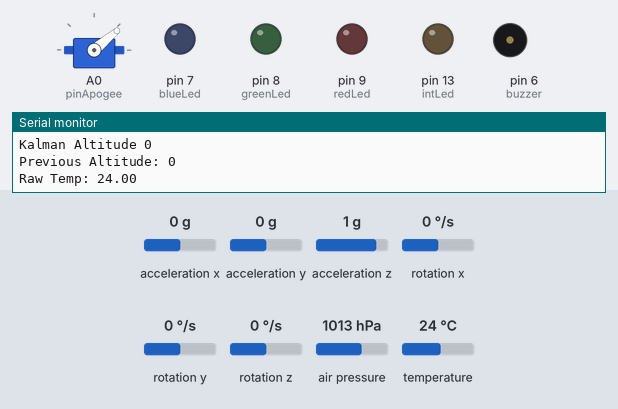
A sketch run on a simulated Arduino Uno, built with avr-gcc and run on an emulated ATmega328P. On the bench: servo, output pins drawn as LEDs (lit = HIGH), buzzer (waves = sounding), the last lines printed to the serial monitor. Dashed ring = blinking. The test bench sets the inputs (shaded band); at power-on: air pressure 1013 hPa, acceleration x 0 g, acceleration y 0 g, acceleration z 1 g, rotation x 0 °/s, rotation y 0 °/s, rotation z 0 °/s, temperature 24 °C. Storage starts empty; EEPROM starts erased.

Above: at 13.5 s.
13.6 s: air pressure set to 952 hPa
At 15.6 s:
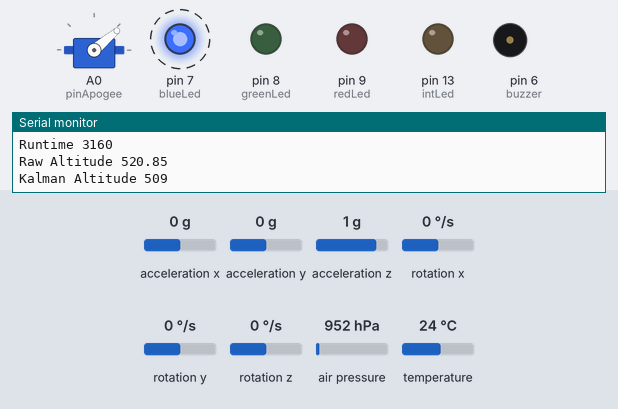
16.6 s: air pressure set to 954 hPa
At 17.8 s:
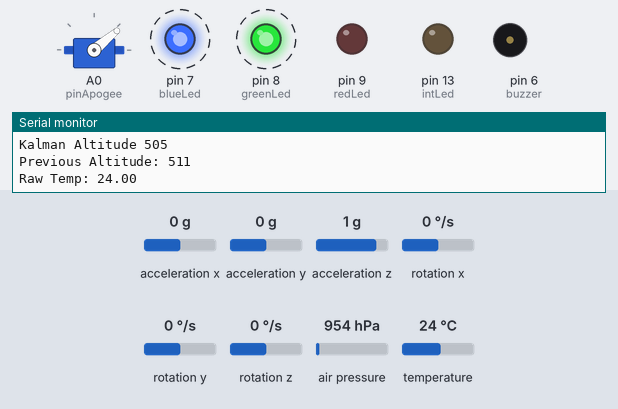
19.6 s: air pressure set to 1000 hPa
22.6 s: air pressure set to 1002 hPa
At 28.0 s:
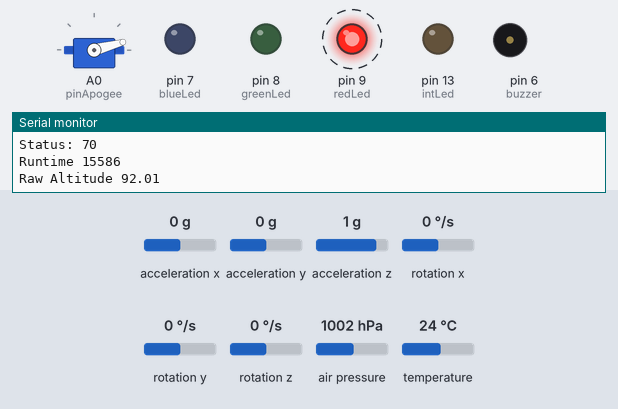
Timing chart, 0 to 36.7 s (numbered marks = the images above; inputs shaded):
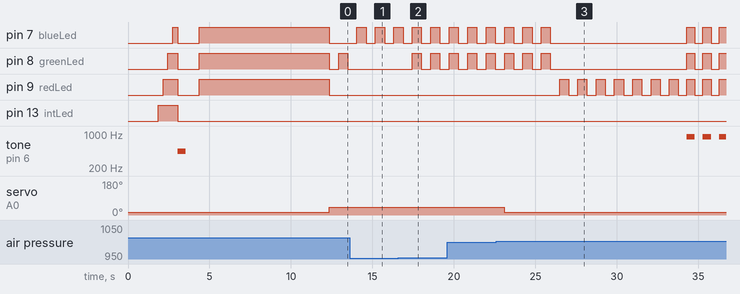

The sketch:

rocket.ino
```cpp
/*

  Arduino Rocket Computer

  Authors:
  -------------------
    Laureano Arcanio
    Jeremias Giorgi
    Martiniano Arcanio

  Contact Info
  -------------------
    laureano.arcanio@gmail.com

    Based on work from
    Boris du Reau / https://github.com/bdureau

*/
#include <EEPROM.h>
#include <Wire.h>
#include <SPI.h>
#include <SD.h>
#include <Adafruit_BMP085.h>
#include <MPU6050.h>
#include <Servo.h>

#define SERIAL_DEBUG true

Servo servo;
MPU6050 mpu;
Adafruit_BMP085 bmp;
int ax, ay, az, gx, gy, gz;

File root;

boolean useMPUData = true;
boolean allOn = true;
String filename;
float P0;
float initialAltitude = 0;
int previousLoopAltitude = 0;
int currentLoopAltitude = 0;
float rawAltitude = 0;
float rawTemp = 0;
boolean hasHeaders = false;


unsigned long millisAtLiftoff = 0;
unsigned long millisFromLastBlink = 0;
unsigned long millisAtCurrentLoop = 0;
unsigned long millisAtLoopStart = 0;
bool apogeeHasFired = false;

// Time interval to check for landed condition
const unsigned short LANDED_THRESHOLD = 3;
unsigned short millisFromLastLandedCheck = 0;

unsigned short landedCheckCounts = LANDED_THRESHOLD;


// Eeprom variables
unsigned short eepromAvalableBytes = 1024;

// Status
const unsigned short STATUS_READY = 20;
const unsigned short STATUS_LIFTOFF = 40;
const unsigned short STATUS_APOGEE = 60;
const unsigned short STATUS_EMERGENCY_DEPLOY = 70;
const unsigned short STATUS_LANDED = 80;
unsigned short status = STATUS_READY;
// 1x Errors
// 10 = SD Error
// 11 = BMP Error
// 12 = MPU

// 20 = Ready
// 40 = Lisftoff
// 60 = Apogee
// 80 = Landed

// Landed threshold
const unsigned short LIFTOFF_THRESHOLD = 5;
// Security deploy time
// D motor of around 15Ns
//const unsigned int SECURITY_DEPLOYMENT_TIME = 4500; // Total flight for the current motor aprox 6.5 seconds

// E motor of around 35Ns
const unsigned int SECURITY_DEPLOYMENT_TIME = 12000;

// consecutive measures < apogee to run before apogee confirmation
const unsigned short APOGEE_THRESHOLD = 2;
unsigned int consecutiveAltitudeDrop = APOGEE_THRESHOLD;

// Pin Out
const unsigned int redLed = 9;
const unsigned int greenLed = 8;
const unsigned int blueLed = 7;
const unsigned int intLed = 13;
const int unsigned pinApogee = A0;
const int unsigned buzzer = 6;

void statusMonitor()
{
  if (allOn == true)
  {
    allOn = false;
    if (status == STATUS_READY)
    {
      digitalWrite(greenLed, HIGH);
    }
    if (status == STATUS_LIFTOFF)
    {
      digitalWrite(blueLed, HIGH);
    }
    if (status == STATUS_APOGEE)
    {
      digitalWrite(blueLed, HIGH);
      digitalWrite(greenLed, HIGH);
    }
    if (status == STATUS_LANDED)
    {
      digitalWrite(redLed, HIGH);
      digitalWrite(blueLed, HIGH);
      digitalWrite(greenLed, HIGH);
      tone(buzzer, 880);
    }
    if (status == STATUS_EMERGENCY_DEPLOY)
    {
      digitalWrite(redLed, HIGH);
    }

    if (status < 20)
    {
      if (status == 10)
      {
        digitalWrite(redLed, HIGH);
        digitalWrite(greenLed, HIGH);
      }
      if (status == 11)
      {
        digitalWrite(redLed, HIGH);
        digitalWrite(blueLed, HIGH);
      }
      // if (status == 12 ) {
      //   digitalWrite(LED_BUILTIN, HIGH);
      // }
      tone(buzzer, 880);
    }
  }
  else
  {
    allOn = true;
    digitalWrite(greenLed, LOW);
    digitalWrite(blueLed, LOW);
    digitalWrite(redLed, LOW);
    digitalWrite(intLed, LOW);
    noTone(buzzer);
  }
}

String getFileName(File dir, int numTabs)
{
  unsigned int fileCount = 1;
  while (true)
  {
    File entry = dir.openNextFile();
    if (!entry)
    {
      break;
    }
    fileCount++;
    entry.close();
  }
  return "LOGS_" + String(fileCount) + ".txt";
}

void sdDataLogger()
{
  if (useMPUData == true)
  {
    mpu.getAcceleration(&ax, &ay, &az);
    mpu.getRotation(&gx, &gy, &gz);
  }

  File dataFile = SD.open(filename, FILE_WRITE);
  if (dataFile)
  {
    if (hasHeaders == false)
    {
      // CSV format:
      // Millis from init, Status, Initial Altitude, Current Altitude (by kalman), Raw Altitude measurement, Acc X, Acc Y, Acc Z, Gyro X, Gyro Y, Giro Z
      dataFile.println("Ms\tCode\tA0\tCA\tMA\tT\tAX\tAY\tAZ\tGX\tGY\tGZ");
      hasHeaders = true;
    }
    dataFile.print(millisAtCurrentLoop);
    dataFile.print("\t");
    dataFile.print(status);
    dataFile.print("\t");
    dataFile.print(initialAltitude);
    dataFile.print("\t");
    dataFile.print(currentLoopAltitude);
    dataFile.print("\t");
    dataFile.print(rawAltitude);
    dataFile.print("\t");
    dataFile.print(rawTemp);
    dataFile.print("\t");
    dataFile.print(ax / 2048);
    dataFile.print("\t");
    dataFile.print(ay / 2048);
    dataFile.print("\t");
    dataFile.print(az / 2048);
    dataFile.print("\t");
    dataFile.print(gx);
    dataFile.print("\t");
    dataFile.print(gy);
    dataFile.print("\t");
    dataFile.print(gz);
    dataFile.print("\t");
    dataFile.print("\n");
    dataFile.close();
  }
}

void writeIntIntoEEPROM(int address, int number)
{
  EEPROM.update(address, number >> 8);
  EEPROM.update(address + 1, number & 0xFF);
}

int readIntFromEEPROM(int address)
{
  byte byte1 = EEPROM.read(address);
  byte byte2 = EEPROM.read(address + 1);
  return (byte1 << 8) + byte2;
}


void eepromDataLogger() {
  // Log flight data using 5 bytes per row
  // Timestamp(int 2 bytes) - Status (char 1 byte) - Altitude (int 2 bytes)

  if (eepromAvalableBytes >= 5) {
    unsigned short currentEepromAddress = 1024 - eepromAvalableBytes;
    writeIntIntoEEPROM(currentEepromAddress, millisAtCurrentLoop / 10); // Addr n+0, n+1)
    if (status == 40) { // STATUS_LIFTOFF
      EEPROM.update(currentEepromAddress + 2, 'L'); // Addr n+2)
    } else if (status == 60) { // STATUS_APOGEE
      EEPROM.update(currentEepromAddress + 2, 'A'); // Addr n+2)
    } else if (status == 70) { // STATUS_EMERGENCY_DEPLOY
      EEPROM.update(currentEepromAddress + 2, 'E'); // Addr n+2)
    } else { // ANY OTHER
      EEPROM.update(currentEepromAddress + 2, 'X'); // Addr n+2)
    }

    writeIntIntoEEPROM(currentEepromAddress + 3, currentLoopAltitude ); // Addr n+3, n+4)
    eepromAvalableBytes -= 5;
  }
}
#if SERIAL_DEBUG
void eepromDataReader() {
  for (int i = 0; i<= 1024; i+=5) {
    Serial.print(readIntFromEEPROM(i)); // timestamp 2 bytes
    Serial.print("\t");
    Serial.print((char) EEPROM.read(i+2)); // Status 1 byte
    Serial.print("\t");
    Serial.print(readIntFromEEPROM(i+3)); // Altitude 2 bytes
    Serial.println();
  }
}
#endif

void lockParachuteSequence()
{
  // All led high servo open for parachute insertion
  digitalWrite(redLed, HIGH);
  digitalWrite(blueLed, HIGH);
  digitalWrite(greenLed, HIGH);
  servo.attach(pinApogee);
  servo.write(15);
  delay(8000);
  servo.write(40);
  // Leds off after servo lock
  digitalWrite(redLed, LOW);
  digitalWrite(blueLed, LOW);
  digitalWrite(greenLed, LOW);
}

void deployParachute()
{
  // 40 deg close
  // 15 deg Open
  if (apogeeHasFired == false)
  {
    servo.write(15);
    apogeeHasFired = true;
  }
}

void setup()
{
#if SERIAL_DEBUG
  Serial.begin(9600);
#endif

#if SERIAL_DEBUG
 eepromDataReader();
#endif

  Wire.begin();

  // LED pins
  pinMode(redLed, OUTPUT);
  pinMode(greenLed, OUTPUT);
  pinMode(blueLed, OUTPUT);
  pinMode(buzzer, OUTPUT);
  pinMode(intLed, OUTPUT);
  pinMode(pinApogee, OUTPUT);

  // Led / Buzzer test sequence
  digitalWrite(intLed, HIGH);
  delay(300);
  digitalWrite(redLed, HIGH);
  delay(300);
  digitalWrite(greenLed, HIGH);
  delay(300);
  digitalWrite(blueLed, HIGH);
  delay(300);
  digitalWrite(redLed, LOW);
  digitalWrite(blueLed, LOW);
  digitalWrite(greenLed, LOW);
  digitalWrite(intLed, LOW);

  // Buzzer test
  tone(buzzer, 440);
  delay(500);
  noTone(buzzer);

  // Modules Init and checks
  if (!SD.begin(10))
  {
#if SERIAL_DEBUG
    Serial.println("Card failed, or not present");
#endif
    status = 10;
  }
  else
  {
    root = SD.open("/");
    filename = getFileName(root, 0);
  }

  if (!bmp.begin(10))
  {
#if SERIAL_DEBUG
    Serial.println("BMP sensor failed!");
#endif
    status = 11;
  }

  // MPU Sensor Initialisation
  mpu.initialize();
  if (!mpu.testConnection())
  {
#if SERIAL_DEBUG
    Serial.println("MPU Failed!");
#endif
    // If it fails, it won't stop working
    // logs will not fetch MPU data
    // status = 12;
    useMPUData = false;
  }

  // Averagely measured P0
  float pressoureAccum = 0;
  for (int i = 0; i < 10; i++)
  {
    delay(10);
    pressoureAccum += bmp.readPressure();
  }

  P0 = pressoureAccum / 10;

  // Averagely measured Altitude
  float altitudeAccum = 0;
  for (int i = 0; i < 10; i++)
  {
    altitudeAccum += KalmanCalc(bmp.readAltitude(P0));
    delay(10);
  }
  initialAltitude = int(altitudeAccum / 10.0);

  // initialise the Kalman filter
  KalmanInit();
  for (int i = 0; i < 50; i++)
  {
    delay(10);
    KalmanCalc(bmp.readAltitude(P0));
  }

#if SERIAL_DEBUG
  Serial.println("P0 value: " + String(P0));
  Serial.println("Iniotial Altitude value: " + String(initialAltitude));
  Serial.println("Status: " + String(status));
#endif

  if (status == STATUS_READY)
  {
    lockParachuteSequence();
  }
  millisFromLastBlink = millisAtCurrentLoop;
}

void loop()
{
  // Unified time for the entire loop **millisAtCurrentLoop**
  if (millisAtLoopStart == 0) {
    millisAtLoopStart = millis();
  } else {
    millisAtCurrentLoop = millis() - millisAtLoopStart;
  }

  // Led status blink
  if (millisAtCurrentLoop - millisFromLastBlink >= 500)
  {
    statusMonitor();
    millisFromLastBlink = millisAtCurrentLoop;
  }

  // Skip all the above if its not ready or have landed
  if (status < STATUS_READY || status == STATUS_LANDED)
  {
    return;
  }

  rawTemp = bmp.readTemperature();
  rawAltitude = bmp.readAltitude(P0);
  currentLoopAltitude = KalmanCalc(rawAltitude) - initialAltitude;

#if SERIAL_DEBUG
  Serial.println("Runtime " + String(millisAtCurrentLoop));
  Serial.println("Raw Altitude " + String(rawAltitude));
  Serial.println("Kalman Altitude " + String(currentLoopAltitude));
  Serial.println("Previous Altitude: " + String(previousLoopAltitude));
  Serial.println("Raw Temp: " + String(rawTemp));
  Serial.println("Status: " + String(status));
#endif

  // Liftoff detection
  if (status == STATUS_READY && (currentLoopAltitude > initialAltitude + LIFTOFF_THRESHOLD))
  {
    status = STATUS_LIFTOFF;
    millisAtLiftoff = millisAtCurrentLoop;
  }

  // Apogee detection
  if (status == STATUS_LIFTOFF)
  {
    if (currentLoopAltitude > previousLoopAltitude)
    {
      consecutiveAltitudeDrop = APOGEE_THRESHOLD;
    }
    else
    {
      if (consecutiveAltitudeDrop == 0)
      {
        status = STATUS_APOGEE;
      }
      else
      {
        if (previousLoopAltitude != currentLoopAltitude)
        {
          consecutiveAltitudeDrop -= 1;
        }
      }
    }
    previousLoopAltitude = currentLoopAltitude;
  }

  // Deploy Parachute / Rescue secuence
  if (status >= STATUS_APOGEE)
  {
    // Eject nose cone with servo
    if (currentLoopAltitude < 100) {
      deployParachute();
    }

  }

  // Detect Landing
  // Simplyfy landed check
  // Just count 20 seconds after liftoff
  // This needs better computing, but this simplyfies it for now
  // [liftoff, ..]
  if (status >= STATUS_LIFTOFF)
  {
    if (millisAtCurrentLoop - millisAtLiftoff > 20000) {
      status = STATUS_LANDED;
    }
  }

  // Emergency parachute deployment [liftoff, landed)
  if (status >= STATUS_LIFTOFF && status < STATUS_LANDED)
  {
    if ((millisAtCurrentLoop - millisAtLiftoff) >= SECURITY_DEPLOYMENT_TIME)
    {
      deployParachute();
      status = STATUS_EMERGENCY_DEPLOY;
    }
  }

  // SD storage on whenever ready
  // code as is will only write 1 last log when landed
  sdDataLogger();
  // [liftoff, landed)
  if (status >= STATUS_LIFTOFF and status < STATUS_LANDED)
  {
    // To prevent damaging eeprom, only store important flight data
    eepromDataLogger();
  }
}
```

kalman.ino
```cpp
/*================================================================
   Kalman functions in your code for Altimeter
   Kalman filter from Boris du Reau
  ================================================================
  Call KalmanInit() once
*/

// KalmanInit() - Call before any iterations of KalmanCalc()

//*********Kalman filter Variables*****************
float f_1 = 1.00000;
float kalman_x;
float kalman_x_last;
float kalman_p;
float kalman_p_last;
float kalman_k;
float kalman_q;
float kalman_r;
float kalman_x_temp;
float kalman_p_temp;

void KalmanInit()
{
  kalman_q = 4.0001; // filter parameters, you can play around with them
  kalman_r = .20001; // but these values appear to be fairly optimal

  kalman_x = 0;
  kalman_p = 0;
  kalman_x_temp = 0;
  kalman_p_temp = 0;

  kalman_x_last = 0;
  kalman_p_last = 0;
}

// KalmanCalc() - Calculates new Kalman values from float value "altitude"
//  This will be the ASL altitude during the flight, and the AGL altitude during dumps
float KalmanCalc(float altitude)
{

  // Predict kalman_x_temp, kalman_p_temp
  kalman_x_temp = kalman_x_last;
  kalman_p_temp = kalman_p_last + kalman_r;

  // Update kalman values
  kalman_k = (f_1 / (kalman_p_temp + kalman_q)) * kalman_p_temp;
  kalman_x = kalman_x_temp + (kalman_k * (altitude - kalman_x_temp));
  kalman_p = (f_1 - kalman_k) * kalman_p_temp;

  // Save this state for next time
  kalman_x_last = kalman_x;
  kalman_p_last = kalman_p;

  // Assign current Kalman filtered altitude to working variables
  // KAlt = kalman_x; //FLOAT Kalman-filtered altitude value
  return kalman_x;
}
```

Measured:
- the behaviour switches between 952 and 953 hPa on air pressure (found by bisection; images 1 and 2)
- the behaviour switches between 1001 and 1002 hPa on air pressure (found by bisection; images 2 and 3)
- after the input at 13.6 s, pin 7 (blueLed): alternates HIGH for 0.57 s and LOW for 0.57 s, starting after 0.44 s; pin 8 (greenLed): stops changing and stays LOW
- after the input at 16.6 s, pin 8 (greenLed): alternates HIGH for 0.57 s and LOW for 0.57 s, starting after 0.85 s
- after the input at 22.6 s, servo on A0 (pinApogee): 40° → 15° after 0.48 s instead of 3.2 s
